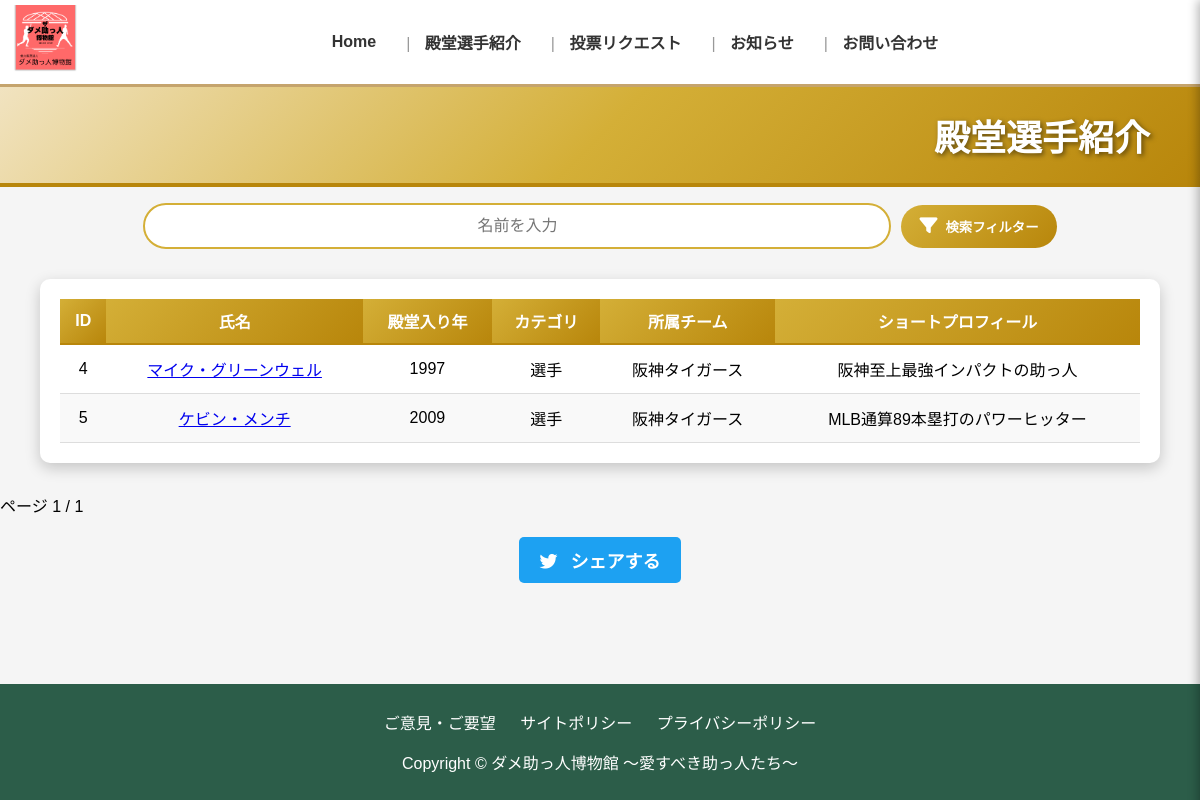
/hello/player/?team=阪神タイガース, run on the app's committed database.
### helloApp/models.py (models this page shows, shortened)
class Player(models.Model):
    category_CHOICES = [
        ('選手', '選手'),
        ('その他', 'その他'),
    ]
    team_CHOICES = [
        ('読売ジャイアンツ', '読売ジャイアンツ'),
        ('阪神タイガース', '阪神タイガース'),
        ('中日ドラゴンズ', '中日ドラゴンズ'),
        ('横浜DeNAベイスターズ', '横浜DeNAベイスターズ'),
        ('広島東洋カープ', '広島東洋カープ'),
        ('東京ヤクルトスワローズ', '東京ヤクルトスワローズ'),
        ('オリックス・バファローズ', 'オリックス・バファローズ'),
        ('福岡ソフトバンクホークス', '福岡ソフトバンクホークス'),
        ('北海道日本ハムファイターズ', '北海道日本ハムファイターズ'),
        ('千葉ロッテマリーンズ', '千葉ロッテマリーンズ'),
        ('埼玉西武ライオンズ', '埼玉西武ライオンズ'),
        ('東北楽天ゴールデンイーグルス', '東北楽天ゴールデンイーグルス'),
        ('大阪近鉄バファローズ', '大阪近鉄バファローズ'),
        ('その他', 'その他'),
    ]
    P_AND_H_CHOICES = [
        ('右投右打', '右投右打'),
        ('右投左打', '右投左打'),
        ('左投左打', '左投左打'),
        ('左投右打', '左投右打'),
        ('右投両打', '右投両打'),
        ('左投両打', '左投両打'),
    ]
    POSITION_CHOICES = [
        ('投手', '投手'),
        ('捕手', '捕手'),
        ('一塁手', '一塁手'),
        ('二塁手', '二塁手'),
        ('三塁手', '三塁手'),
        ('遊撃手', '遊撃手'),
        ('外野手', '外野手'),
        ('指名打者', '指名打者'),
    ]
    id = models.AutoField(primary_key=True)
    name = models.CharField(max_length=100)  # 名前
    slug = models.SlugField(max_length=100, unique=True, blank=True, null=True)  # スラッグ
    year = models.IntegerField()  # 年数
    category = models.CharField(max_length=10, choices=category_CHOICES)  # カテゴリ
    team = models.CharField(max_length=100, choices=team_CHOICES)  # チーム
    profile = models.TextField()  # プロフィール
    date = models.DateField(null=True, blank=True)  # 生年月日（空欄OK）
    place = models.CharField(max_length=100, default="不明")  # 出身地
    school = models.CharField(max_length=100, default="不明")  # 出身校
    p_and_h = models.CharField(max_length=10, choices=P_AND_H_CHOICES, default="その他")  # 投打（選択式）
    position = models.CharField(max_length=10, choices=POSITION_CHOICES, default="その他")  # ポジション（選択式）
    total_record = models.TextField(default="記録なし")  # 通算成績
    link = models.URLField(max_length=300, blank=True, null=True)  # 外部リンク
    title = models.TextField(default="受賞タイトルなし")  # タイトル（テキスト）
    award = models.TextField(default="受賞歴なし")  # 表彰（テキスト）
    long_profile = models.TextField(default="プロフィールなし")  # プロフィール（テキスト）
    team_history = models.TextField(default="所属チームなし")  # 所属チーム（テキスト）
    profile_image = models.ImageField(upload_to=player_image_path, blank=True, null=True)  # 画像の保存先

### helloApp/views.py (the view)
# urls.py: path('player/',views.player , name='player'),  # プレイヤーページ
def player(request):
    players = Player.objects.all().order_by("id")
    category = request.GET.get("category")
    team = request.GET.get("team")
    if category:
        players = [player for player in players if player.category == category]
    if team:
        players = [player for player in players if player.team == team]
    paginator = Paginator(players, 10)
    page_number = request.GET.get("page")
    page_obj = paginator.get_page(page_number)
    return render(request, 'helloApp/player.html', {'page_obj': page_obj, "category": category, "team": team})

### helloApp/templates/helloApp/player.html (shortened to what this page needs)
{% extends 'helloApp/base.html' %}
{% load static %}
{% block extra_css %}
    <link rel="stylesheet" href="{% static 'css/p_style.css' %}">
    <link rel="stylesheet" href="https://cdnjs.cloudflare.com/ajax/libs/font-awesome/6.4.2/css/all.min.css">
{% endblock %}
{% block content %}
    <header class="header">
        <h1>殿堂選手紹介</h1>
    </header>
    <section class="search-filter-container">
        <input type="text" id="searchInput" class="search-box" placeholder="名前を入力">
        <button id="filterToggle" class="filter-btn">
            <i class="fa-solid fa-filter"></i> 検索フィルター</button>
    </section>
    <section class="table-container">
        <table>
            <thead>
                <tr>
                    <th>ID</th>
                    <th>氏名</th>
                    <th>殿堂入り年</th>
                    <th>カテゴリ</th>
                    <th>所属チーム</th>
                    <th>ショートプロフィール</th>
                </tr>
            </thead>
            <tbody>
                {% for player in page_obj %}
                <tr>
                    <td>{{ player.id }}</td>
                    <td class="p_name">
                    {% if player.slug %}
                        <a href="{% url 'player_detail' player.slug %}">{{ player.name }}</a>
                    {% else %}
                        {{ player.name }}
                    {% endif %}
                    </td>
                    <td>{{ player.year }}</td>
                    <td>{{ player.category }}</td>
                    <td>{{ player.team }}</td>
                    <td>{{ player.profile }}</td>
                </tr>
                {% endfor %}
            </tbody>
        </table>
    </section>
    <div class="pagination">
        <span>ページ {{ page_obj.number }} / {{ page_obj.paginator.num_pages }}</span>
    </div>
    {% endblock %}

### static/css/base_style.css (style rules this page uses)
body { font-family: Arial, sans-serif; margin: 0; padding: 0; background-color: #f5f5f5; display: flex; flex-direction: column; min-height: 100vh; }
header { z-index: 1000; display: flex; align-items: center; justify-content: space-between; padding: 5px 10px; background-color: white; border-bottom: 3px solid #c5a46d; height:auto; }

### static/css/p_style.css (style rules this page uses)
body { overflow-x: hidden; margin: 0; padding: 0; }
.header { width: 100%; max-width: 100%; height: 100px; background: linear-gradient(135deg, #f1e3c0, #d4af37, #b8860b); display: flex; align-items: center; justify-content: flex-end; padding-right: 50px; border-bottom: 4px solid #b8860b; box-sizing: border-box; }
.header h1 { color: white; font-size: 36px; font-weight: bold; text-shadow: 2px 2px 5px rgba(0, 0, 0, 0.5); }
.table-container { margin: 30px auto; width: 90%; background: white; padding: 20px; border-radius: 10px; box-shadow: 0 5px 15px rgba(0, 0, 0, 0.2); overflow-x: auto; white-space: nowrap; }
table { width: 100%; border-collapse: collapse; min-width: 800px; word-break: keep-all; }
th { background: linear-gradient(135deg, #d4af37, #b8860b); color: white; font-size: 16px; font-weight: bold; padding: 10px; text-align: center; border-bottom: 2px solid #b8860b; }
td { padding: 12px; text-align: center; border-bottom: 1px solid #ddd; }
tr:nth-child(even) { background-color: #f9f9f9; }
tr:nth-child(odd) { background-color: white; }
.search-filter-container { display: flex; justify-content: center; align-items: center; gap: 10px; margin-bottom: 20px; margin-top: 2vh; flex-wrap: wrap; }
.search-box { width: 60%; padding: 12px; border: 2px solid #d4af37; border-radius: 30px; font-size: 16px; text-align: center; transition: all 0.3s ease-in-out; }
.filter-btn { background: linear-gradient(135deg, #d4af37, #b8860b); color: white; padding: 12px 18px; border-radius: 25px; cursor: pointer; font-weight: bold; display: flex; align-items: center; gap: 8px; border: none; transition: all 0.3s ease-in-out; }
.filter-btn i { font-size: 18px; }

### data on the page
Player: id "4", name "マイク・グリーンウェル", year "1997", category "選手", team "阪神タイガース", profile "阪神至上最強インパクトの助っ人"
Player: id "5", name "ケビン・メンチ", year "2009", category "選手", team "阪神タイガース", profile "MLB通算89本塁打のパワーヒッター"

### other printed values
{{ page_obj.number }} "1"
{{ page_obj.paginator.num_pages }} "1"
